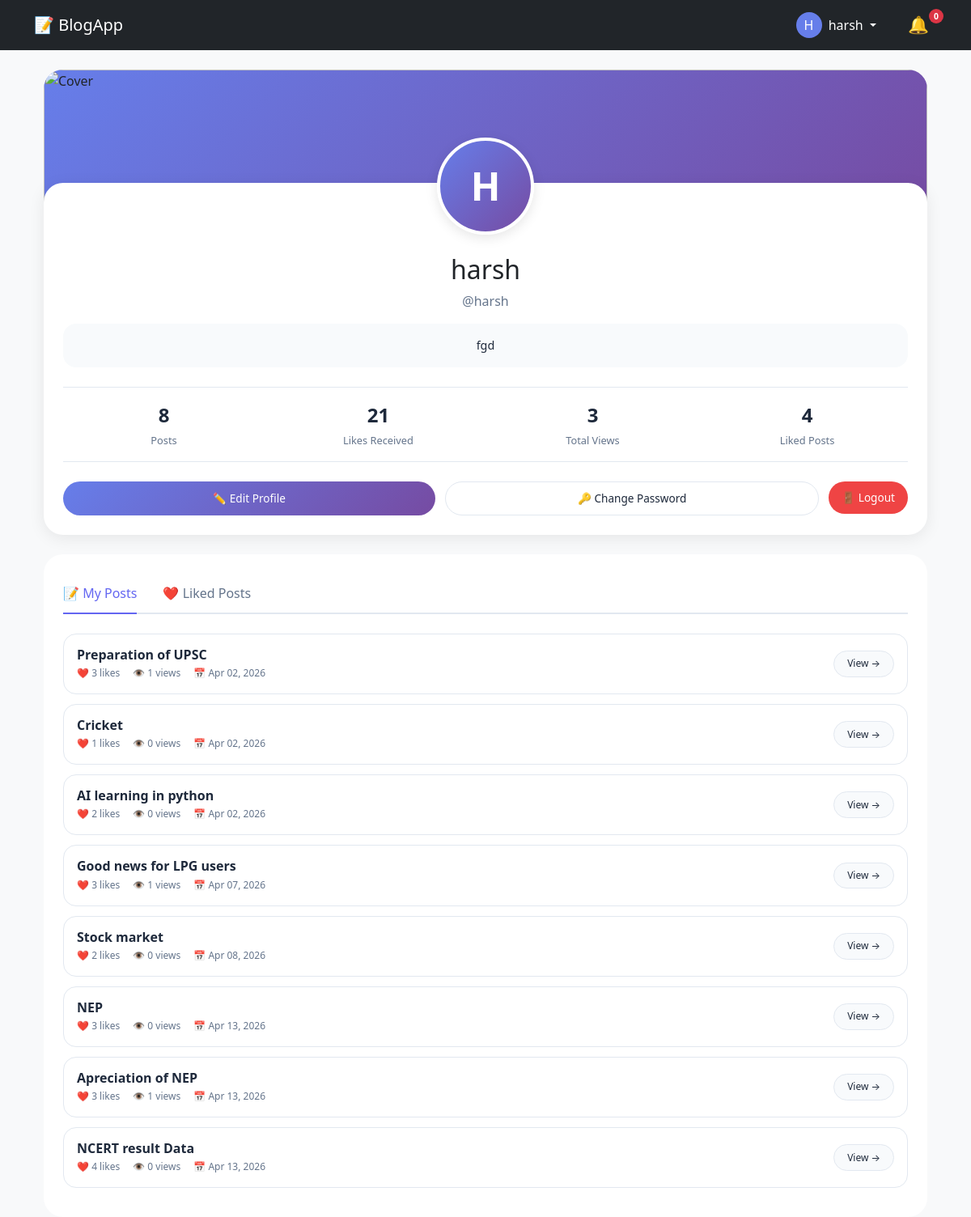
The app's page /profile/ (signed in), older data.
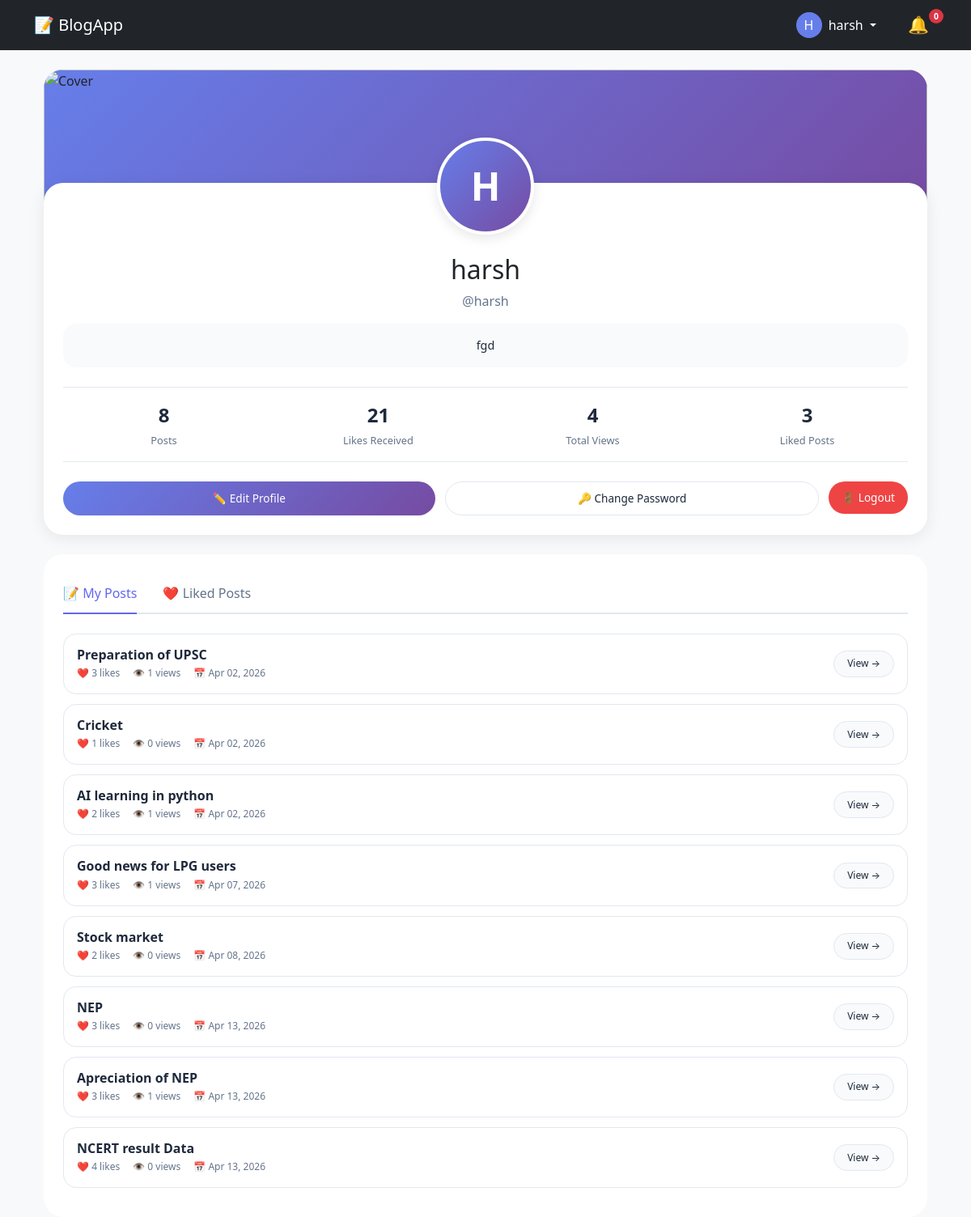
The same page, newer data.
### blogapp/models.py (models this page shows, shortened)
class Post(models.Model):
    author = models.ForeignKey(User, on_delete=models.CASCADE)
    category = models.ForeignKey(Category, on_delete=models.CASCADE)
    title = models.CharField(max_length=50)
    content = models.TextField()
    image = models.ImageField(null=True, blank=True)
    created_at = models.DateTimeField(auto_now_add=True)
    likes = models.ManyToManyField(User, related_name="liked_posts", blank=True)
    views = models.IntegerField(default=0)
    def total_likes(self):
        return self.likes.count()

### blogapp/views.py (the view)
# urls.py: path('profile/', profile_view, name='profile'),
@login_required
def profile_view(request):
    user = request.user
    profile, created = Profile.objects.get_or_create(user=user)
    user_posts = Post.objects.filter(author=user)
    liked_posts = user.liked_posts.all()
    total_posts = user_posts.count()
    total_likes = sum(post.total_likes() for post in user_posts)
    total_views = sum(post.views for post in user_posts)
    context = {
        'user': user,
        'profile': profile,
        'user_posts': user_posts,
        'liked_posts': liked_posts,
        'total_posts': total_posts,
        'total_likes': total_likes,
        'total_views': total_views,
    }
    return render(request, "blog/profile.html", context)

### blogapp/context_processors.py (called while the page is built)
def notification_count(request):
    if request.user.is_authenticated:
        count = Notification.objects.filter(
            user=request.user,
            is_read=False
        ).count()
    else:
        count = 0
    return {'notification_count': count}

### blogapp/templates/blog/profile.html (shortened to what the changed rows need)
{% extends 'base.html' %}
{% load static %}
{% block extra_css %}
<link rel="stylesheet" href="{% static 'css/profile.css' %}">
{% endblock %}
{% block content %}
<div class="container">
    <div class="profile-header-card">
        <div class="text-center">
            <h2 style="margin-top: 0.5rem;">{{ user.get_full_name|default:user.username }}</h2>
            <div class="stats-grid">
                <div class="stat-card">
                    <div class="stat-number">{{ total_views }}</div>
                    <div class="stat-label">Total Views</div>
                </div>
                <div class="stat-card">
                    <div class="stat-number">{{ liked_posts|length }}</div>
                    <div class="stat-label">Liked Posts</div>
                </div>
            </div>
        </div>
    </div>
    <div style="background: white; border-radius: 24px; margin-top: 1.5rem; padding: 1.5rem;">
        <div id="posts-tab" class="tab-content active">
            {% for post in user_posts %}
                <div class="post-list-item">
                    <div class="post-info">
                        <h4><a href="{% url 'post_detail' post.id %}">{{ post.title }}</a></h4>
                        <div class="post-stats">
                            <span>❤️ {{ post.total_likes }} likes</span>
                            <span>👁️ {{ post.views }} views</span>
                            <span>📅 {{ post.created_at|date:"M d, Y" }}</span>
                        </div>
                    </div>
                    <a href="{% url 'post_detail' post.id %}" class="view-btn">View →</a>
                </div>
            {% empty %}
                <div style="text-align: center; padding: 3rem; color: var(--text-gray);">
                    <div style="font-size: 3rem; margin-bottom: 1rem;">📝</div>
                    <p>No posts yet.</p>
                    <a href="{% url 'post_create' %}" style="color: var(--primary);">Create your first post →</a>
                </div>
            {% endfor %}
        </div>
    </div>
</div>
{% endblock %}

Row changes from the older to the newer data that the page shows:
changed Post "AI learning in python": views "0" → "1"
Text that changed along with them:
{{ total_views }}: "3" → "4"
{{ liked_posts|length }}: "4" → "3"
